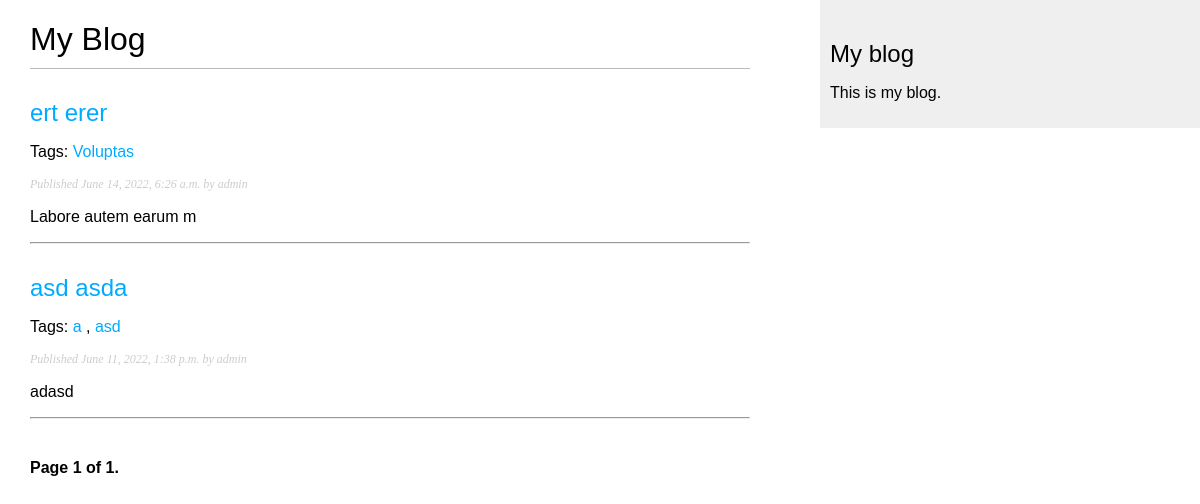
The page / on the database its author committed.
### blog/models.py (models this page shows, shortened)
class Post(models.Model):
    STATUS_CHOICES = (
        ('draft', 'Draft'),
        ('published', 'Published'),
    )
    title = models.CharField(max_length=250)
    slug = models.SlugField(max_length=250,
                            unique_for_date='publish')
    author = models.ForeignKey(User,
                               on_delete=models.CASCADE,
                               related_name='blog_posts')
    body = models.TextField()
    publish = models.DateTimeField(default=timezone.now)
    created = models.DateTimeField(auto_now_add=True)
    updated = models.DateTimeField(auto_now=True)
    status = models.CharField(max_length=10,
                              choices=STATUS_CHOICES,
                              default='draft')
    objects = models.Manager() # The default manager.
    published = PublishedManager() # Our custom manager.
    tags = TaggableManager()
    class Meta:
        ordering = ('-publish',)
    def get_absolute_url(self):
        return reverse('blog:post_detail',
                       args=[self.publish.year,
                             self.publish.month,
                             self.publish.day,
                             self.slug])

### blog/views.py (the view)
# urls.py: path('', views.post_list, name='post_list'),
def post_list(request, tag_slug=None):
    object_list = Post.published.all()
    tag = None
    if tag_slug:
        tag = get_object_or_404(Tag, slug=tag_slug)
        object_list = object_list.filter(tags__in=[tag])
    paginator = Paginator(object_list, 3) # 3 posts in each page
    page = request.GET.get('page')
    try:
        posts = paginator.page(page)
    except PageNotAnInteger:
        posts = paginator.page(1)
    except EmptyPage:
        posts = paginator.page(paginator.num_pages)
    return render(request,
                  'blog/post/list.html',
                  {'page': page,
                   'posts': posts,
                   'tag': tag})

### blog/models.py (called while the page is built)
    def get_queryset(self):
        return super(PublishedManager, self).get_queryset().filter(status='published')

### blog/templates/blog/post/list.html (shortened to what this page needs)
{% extends "blog/base.html" %}
{% block content %}
  <h1>My Blog</h1>
  {% for post in posts %}
    <h2>
      <a href="{{ post.get_absolute_url }}">
        {{ post.title }}
      </a>
    </h2>
    <p class="tags">
      Tags:
      {% for tag in post.tags.all %}
        <a href="{% url "blog:post_list_by_tag" tag.slug %}">
          {{ tag.name }}
        </a>
        {% if not forloop.last %}, {% endif %}
      {% endfor %}
    </p>
    <p class="date">
      Published {{ post.publish }} by {{ post.author }}
    </p>
    {{ post.body|truncatewords:30|linebreaks }}
    <hr>
  {% endfor %}
  {% include "pagination.html" with page=posts %}
{% endblock %}

### blog/templates/blog/base.html (shortened to what this page needs)
{% load static %}
<!DOCTYPE html>
<html>
<head>
  <link href="{% static "css/blog.css" %}" rel="stylesheet">
</head>
<body>
  <div id="content">
    {% block content %}
    {% endblock %}
  </div>
  <div id="sidebar">
    <h2>My blog</h2>
      <p>This is my blog.</p>
  </div>
</body>
</html>

### blog/templates/pagination.html (shortened to what this page needs)
<div class="pagination">
  <span class="step-links">
    <span class="current">
      Page {{ page.number }} of {{ page.paginator.num_pages }}.
    </span>
  </span>
</div>

### blog/static/css/blog.css (style rules this page uses)
body { margin:0; padding:0; font-family:helvetica, sans-serif; }
a { color:#00abff; text-decoration:none; }
h1 { font-weight:normal; border-bottom:1px solid #bbb; padding:0 0 10px 0; }
h2 { font-weight:normal; margin:30px 0 0; }
#content { float:left; width:60%; padding:0 0 0 30px; }
#sidebar { float:right; width:30%; padding:10px; background:#efefef; height:100%; }
p.date { color:#ccc; font-family: georgia, serif; font-size: 12px; font-style: italic; }
.pagination { margin:40px 0; font-weight:bold; }

### rows shown on the page
Post: title "ert erer", publish "June 14, 2022, 6:26 a.m.", author "admin", body "Labore autem earum m"
Tag: name "Voluptas"
Post: title "asd asda", publish "June 11, 2022, 1:38 p.m.", author "admin", body "adasd"
Tag: name "a"
Tag: name "asd"

### other values the page prints
{{ page.number }} "1"
{{ page.paginator.num_pages }} "1"
